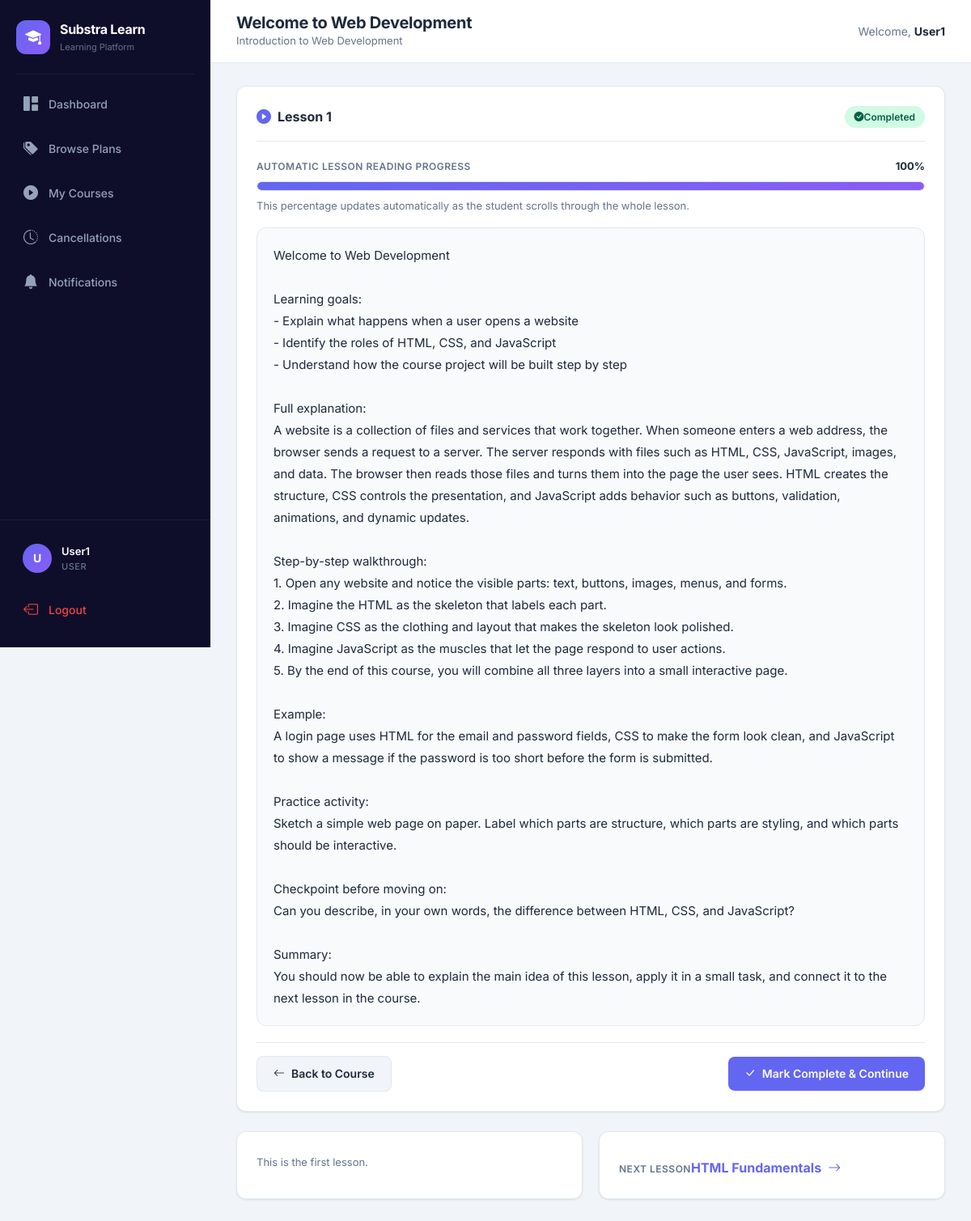
Page /lesson/1 (signed in) on the committed database.
### tables this page shows
CREATE TABLE lessons (
    id INTEGER PRIMARY KEY AUTOINCREMENT,
    course_id INTEGER NOT NULL,
    title TEXT NOT NULL,
    content TEXT DEFAULT '',
    video_url TEXT DEFAULT '',
    position INTEGER DEFAULT 0,
    status TEXT DEFAULT 'published',
    duration_minutes INTEGER DEFAULT 0,
    created_at TEXT DEFAULT (datetime('now')),
    FOREIGN KEY (course_id) REFERENCES courses(id) ON DELETE CASCADE
);

CREATE TABLE courses (
    id INTEGER PRIMARY KEY AUTOINCREMENT,
    title TEXT NOT NULL,
    description TEXT DEFAULT '',
    plan_id INTEGER NOT NULL,
    status TEXT DEFAULT 'draft',
    thumbnail_url TEXT DEFAULT '',
    level TEXT DEFAULT '',
    duration TEXT DEFAULT '',
    created_at TEXT DEFAULT (datetime('now')),
    FOREIGN KEY (plan_id) REFERENCES plans(id)
);

### app.py (the view)
@app.route("/lesson/<int:lesson_id>")
@login_required
def lesson_detail(lesson_id):
    conn = get_db()
    lesson = conn.execute("""
        SELECT l.*, c.id as course_id, c.title as course_title, p.name as plan_name, p.price as plan_price
        FROM lessons l JOIN courses c ON l.course_id = c.id JOIN plans p ON c.plan_id = p.id
        WHERE l.id = ? AND l.status='published' AND c.status='published'
    """, (lesson_id,)).fetchone()
    if not lesson:
        conn.close(); flash("Lesson not found", "danger"); return redirect("/my-courses")
    can_access, active_sub, course = user_can_access_course(conn, session["user_id"], lesson["course_id"])
    if not can_access:
        conn.close(); flash("Subscribe to the required plan to access this lesson.", "warning"); return redirect("/plans")
    progress = conn.execute("SELECT * FROM lesson_progress WHERE user_id=? AND lesson_id=?", (session["user_id"], lesson_id)).fetchone()
    previous_lesson = conn.execute("""SELECT id, title FROM lessons WHERE course_id=? AND status='published' AND (position < ? OR (position = ? AND id < ?)) ORDER BY position DESC, id DESC LIMIT 1""", (lesson["course_id"], lesson["position"], lesson["position"], lesson_id)).fetchone()
    next_lesson = conn.execute("""SELECT id, title FROM lessons WHERE course_id=? AND status='published' AND (position > ? OR (position = ? AND id > ?)) ORDER BY position ASC, id ASC LIMIT 1""", (lesson["course_id"], lesson["position"], lesson["position"], lesson_id)).fetchone()
    conn.close(); return render_template("lesson_detail.html", lesson=lesson, course=course, progress=progress, previous_lesson=previous_lesson, next_lesson=next_lesson)

### app.py (called while the page is built)
def get_db():
    conn = sqlite3.connect(os.getenv("DATABASE_PATH", DB_PATH), timeout=10)
    conn.row_factory = sqlite3.Row
    conn.execute("PRAGMA journal_mode=WAL")
    conn.execute("PRAGMA busy_timeout=10000")
    conn.execute("PRAGMA foreign_keys=ON")
    return conn

def get_csrf_token():
    if "_csrf_token" not in session:
        session["_csrf_token"] = secrets.token_urlsafe(32)
    return session["_csrf_token"]

@app.context_processor
def inject_helpers():
    def csrf_field():
        return Markup(f'<input type="hidden" name="csrf_token" value="{escape(get_csrf_token())}">')
    return {"csrf_token": get_csrf_token, "csrf_field": csrf_field}

@app.before_request
def protect_posts():
    if request.method != "POST" or request.endpoint == "stripe_webhook":
        return
    sent = request.form.get("csrf_token", "")
    expected = session.get("_csrf_token", "")
    if not expected or not hmac.compare_digest(sent, expected):
        abort(400, "Invalid CSRF token")

def login_required(func):
    @wraps(func)
    def wrapper(*args, **kwargs):
        if "user_id" not in session:
            return redirect("/login")
        return func(*args, **kwargs)
    return wrapper

@app.before_request
def refresh_badges():
    if "user_id" not in session:
        return
    try:
        conn = get_db()
        session["notification_count"] = conn.execute(
            "SELECT COUNT(*) FROM notifications WHERE user_id=? AND is_read=0", (session["user_id"],)
        ).fetchone()[0]
        if session.get("role") == "admin":
            session["pending_count"] = conn.execute("SELECT COUNT(*) FROM cancellation_requests WHERE status='pending'").fetchone()[0]
            session["failed_payment_count"] = conn.execute("SELECT COUNT(*) FROM payments WHERE status='failed'").fetchone()[0]
        conn.close()
    except Exception:
        pass

def get_current_subscription(conn, user_id):
    return conn.execute("""
        SELECT s.*, p.name as plan_name, p.price, p.billing_cycle, p.trial_days, CASE WHEN p.trial_days > 0 THEN 299 ELSE p.price END as access_price
        FROM subscriptions s
        JOIN plans p ON s.plan_id = p.id
        WHERE s.user_id = ? AND s.status IN ('active', 'canceling') AND s.end_date >= date('now')
        ORDER BY s.id DESC LIMIT 1
    """, (user_id,)).fetchone()

### templates/lesson_detail.html (shortened to what this page needs)
{% extends "base.html" %}
{% block page_title %}{{ lesson['title'] }}{% endblock %}
{% block page_subtitle %}{{ lesson['course_title'] }}{% endblock %}
{% block content %}
{% set current_percent = progress['progress_percent'] if progress else 0 %}
<div class="content-card lesson-reader-card">
  <div class="card-header-custom lesson-sticky-progress">
    <h2 class="card-title"><i class="bi bi-play-circle-fill"></i> Lesson {{ lesson['position'] }}</h2>
    <span id="lessonProgressBadge" class="badge-status {{ 'badge-active' if current_percent >= 100 else 'badge-pending' }}">
      {% if current_percent >= 100 %}<i class="bi bi-check-circle-fill"></i> Completed{% else %}{{ current_percent }}% Read{% endif %}
    </span>
  </div>
  <div class="lesson-progress-header">
    <span class="detail-label">Automatic lesson reading progress</span>
    <strong><span id="lessonProgressText">{{ current_percent }}</span>%</strong>
  </div>
  <div class="progress-track" aria-label="Lesson reading progress">
    <div id="lessonProgressFill" class="progress-fill" style="width: {{ current_percent }}%;"></div>
  </div>
  <p class="text-muted-custom" style="margin-top:8px;">This percentage updates automatically as the student scrolls through the whole lesson.</p>
  <article id="lessonContentArea" class="lesson-content">{{ lesson['content']|replace('\n', '<br>')|safe if lesson['content'] else 'No written content has been added for this lesson yet.' }}</article>
  <div class="lesson-actions">
    <a href="/course/{{ lesson['course_id'] }}" class="btn-custom btn-secondary-custom"><i class="bi bi-arrow-left"></i> Back to Course</a>
    <form method="POST" action="/lesson/{{ lesson['id'] }}/complete" id="completeLessonForm">
      <button class="btn-custom btn-primary-custom"><i class="bi bi-check-lg"></i> Mark Complete{% if next_lesson %} & Continue{% endif %}</button>
    </form>
  </div>
</div>
<div class="lesson-nav-grid mt-4">
  <div class="content-card">{% if previous_lesson %}<span class="detail-label">Previous Lesson</span><a href="/lesson/{{ previous_lesson['id'] }}" class="lesson-nav-link"><i class="bi bi-arrow-left"></i> {{ previous_lesson['title'] }}</a>{% else %}<span class="text-muted-custom">This is the first lesson.</span>{% endif %}</div>
  <div class="content-card">{% if next_lesson %}<span class="detail-label">Next Lesson</span><a href="/lesson/{{ next_lesson['id'] }}" class="lesson-nav-link">{{ next_lesson['title'] }} <i class="bi bi-arrow-right"></i></a>{% else %}<span class="text-muted-custom">This is the last lesson.</span>{% endif %}</div>
</div>
{% endblock %}

### static/style.css (style rules this page uses)
:root { --primary: #6366F1; --primary-dark: #4F46E5; --primary-light: #A5B4FC; --primary-bg: #EEF2FF; --secondary: #8B5CF6; --success: #10B981; --success-bg: #D1FAE5; --warning: #F59E0B; --warning-bg: #FEF3C7; --danger: #EF4444; --danger-bg: #FEE2E2; --info: #06B6D4; --info-bg: #CFFAFE; --dark: #0F172A; --sidebar-bg: #0F0E2A; --sidebar-hover: #1E1B4B; --sidebar-active: #6366F1; --bg: #F1F5F9; --card: #FFFFFF; --text: #1E293B; --text-muted: #64748B; --border: #E2E8F0; --radius: 12px; --radius-sm: 8px; --radius-lg: 16px; --shadow: 0 1px 3px rgba(0,0,0,0.06), 0 1px 2px rgba(0,0,0,0.04); --shadow-md: 0 4px 6px rgba(0,0,0,0.05), 0 2px 4px rgba(0,0,0,0.03); --shadow-lg: 0 10px 25px rgba(0,0,0,0.08), 0 4px 10px rgba(0,0,0,0.04); --transition: all 0.2s ease; --sidebar-width: 260px; }
* { margin: 0; padding: 0; box-sizing: border-box; }
body { font-family: 'Inter', -apple-system, BlinkMacSystemFont, 'Segoe UI', sans-serif; background: var(--bg); color: var(--text); line-height: 1.6; -webkit-font-smoothing: antialiased; }
.content-card { background: var(--card); border-radius: var(--radius); padding: 24px; box-shadow: var(--shadow); border: 1px solid var(--border); margin-bottom: 0; }
.card-header-custom { display: flex; align-items: center; justify-content: space-between; margin-bottom: 20px; padding-bottom: 16px; border-bottom: 1px solid var(--border); }
.card-title { font-size: 16px; font-weight: 700; color: var(--text); display: flex; align-items: center; gap: 8px; margin: 0; }
.card-title i { color: var(--primary); font-size: 18px; }
.badge-status { display: inline-flex; align-items: center; padding: 4px 12px; border-radius: 20px; font-size: 12px; font-weight: 600; white-space: nowrap; }
.badge-active { background: var(--success-bg); color: #065F46; }
.btn-custom { display: inline-flex; align-items: center; justify-content: center; gap: 8px; padding: 10px 20px; border-radius: var(--radius-sm); font-size: 14px; font-weight: 600; text-decoration: none; border: none; cursor: pointer; transition: var(--transition); white-space: nowrap; }
.btn-primary-custom { background: var(--primary); color: white; }
.btn-secondary-custom { background: var(--bg); color: var(--text); border: 1px solid var(--border); }
.detail-label { font-size: 12px; font-weight: 600; color: var(--text-muted); text-transform: uppercase; letter-spacing: 0.5px; }
.text-muted-custom { color: var(--text-muted); font-size: 13px; }
.mt-4 { margin-top: 24px; }
.lesson-progress-header { display: flex; align-items: center; justify-content: space-between; gap: 12px; font-size: 13px; margin-bottom: 8px; }
.progress-track { width: 100%; height: 12px; background: var(--bg); border-radius: 999px; overflow: hidden; border: 1px solid var(--border); }
.progress-fill { height: 100%; background: linear-gradient(135deg, var(--primary), var(--secondary)); border-radius: 999px; transition: width 0.4s ease; }
.lesson-content { font-size: 15px; line-height: 1.8; color: var(--text); background: #F8FAFC; border: 1px solid var(--border); border-radius: var(--radius); padding: 20px; margin-bottom: 20px; }
.lesson-actions { display: flex; gap: 12px; justify-content: space-between; align-items: center; flex-wrap: wrap; padding-top: 16px; border-top: 1px solid var(--border); }
.lesson-nav-grid { display: grid; grid-template-columns: repeat(2, minmax(0, 1fr)); gap: 20px; }
.lesson-nav-link { display: inline-flex; align-items: center; gap: 8px; margin-top: 8px; text-decoration: none; color: var(--primary); font-weight: 700; }
.lesson-reader-card .lesson-sticky-progress { position: sticky; top: 73px; background: var(--card); z-index: 20; }

### rows in the picture
lessons: title "Welcome to Web Development", position "1", content "Welcome to Web Development Learning goals: - Explain what happens when a user opens a website - Identify the roles of HTML, CSS, and JavaScript - Understand how the course project will be built step by step Full explanation: A website is a collection of files and services that work together. When someone enters a web address, the browser sends a request to a server. The server responds with files such as HTML, CSS, JavaScript, images, and data. The browser then reads those files and turns them into the page the user sees. HTML creates the structure, CSS controls the presentation, and JavaScript adds behavior such as buttons, validation, animations, and dynamic updates. Step-by-step…"
courses: course_title "Introduction to Web Development"
lessons: title "HTML Fundamentals"

### other values in the picture
{{ session.get('user_name', 'U')[0]|upper }} "U"
{{ session.get('user_name') }} "User1"
{{ session.get('role')|upper }} "USER"
{{ current_percent }} "100"
